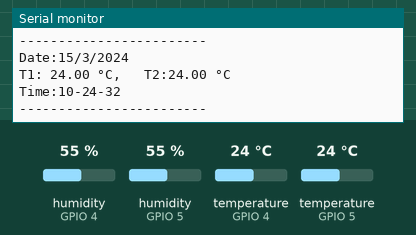
The sketch below on a simulated ESP32. Parts: the last lines printed to the serial monitor. The test bench sets the inputs (shaded band); at power-on: temperature (sensors on GPIO 4, GPIO 5) 24 °C, humidity (sensors on GPIO 4, GPIO 5) 55 %. The local clock reads 2024-03-15 10:24:30 at power-on unless the sketch sets it.

Above: at 2.8 s.
2.9 s: temperature (sensor on GPIO 4) set to 12 °C
At 5.2 s:
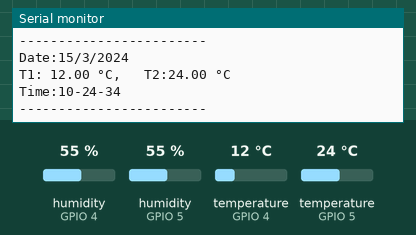
5.6 s: temperature (sensor on GPIO 5) set to 12 °C
At 7.4 s:
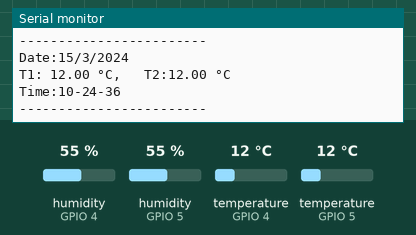
8.3 s: temperature (sensor on GPIO 4) set to 19 °C
At 10.8 s:
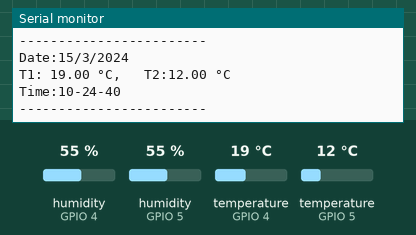
11.0 s: temperature (sensor on GPIO 5) set to 19 °C
At 13.3 s:
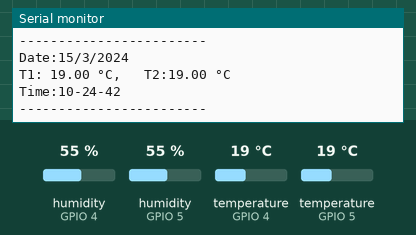
Timing chart, 0 to 14.7 s (numbered marks = the images above; inputs shaded):
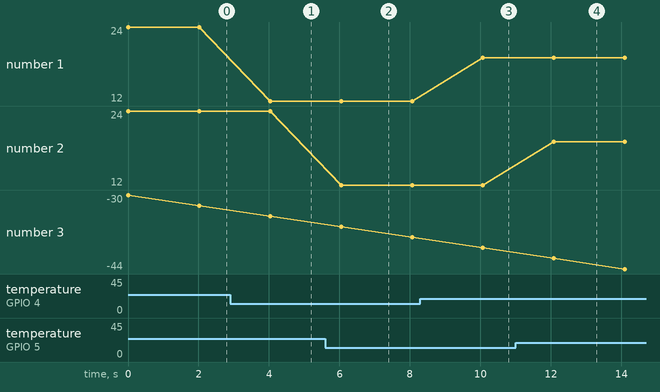

The sketch:

temp_rtc_values.ino
```cpp
#include <DHT.h>
#include <Wire.h>
#include <RTClib.h>
#define DHTPIN1 4
#define DHTPIN2 5
#define DHTTYPE DHT22
DHT dht1(DHTPIN1, DHTTYPE);
DHT dht2(DHTPIN2, DHTTYPE);
RTC_DS3231 rtc;

void setup() {
  Serial.begin(115200);
  Wire.begin(21,22);
  if(!rtc.begin()){
    Serial.println("rtc not found");
    while(true);
  }

  dht1.begin();
  dht2.begin();
}
void loop() {
  DateTime now=rtc.now();
  Serial.print("Date:");
  Serial.print(now.day());
  Serial.print("/");
  Serial.print(now.month());
  Serial.print("/");
  Serial.println(now.year());

  float t1 = dht1.readTemperature();
  float t2 = dht2.readTemperature();
  Serial.print("T1: ");
  Serial.print(t1);
  Serial.print(" °C,   T2:");
  Serial.print(t2);
  Serial.println(" °C");


  Serial.print("Time:");
  Serial.print(now.hour());
  Serial.print("-");
  Serial.print(now.minute());
  Serial.print("-");
  Serial.println(now.second());
  Serial.println("------------------------");


  delay(2000);
}
```

Measured:
- after the input at 2.9 s, the serial monitor: prints a new line after 1.1 s (image 1)
- after the input at 5.6 s, the serial monitor: prints a new line after 0.45 s (image 2)
- after the input at 8.3 s, the serial monitor: prints a new line after 1.8 s (image 3)
- after the input at 11.0 s, the serial monitor: prints a new line after 1.1 s (image 4)
- plotted number 1: 24 → 12 after the input at 2.9 s, 12 → 19 after the input at 8.3 s
